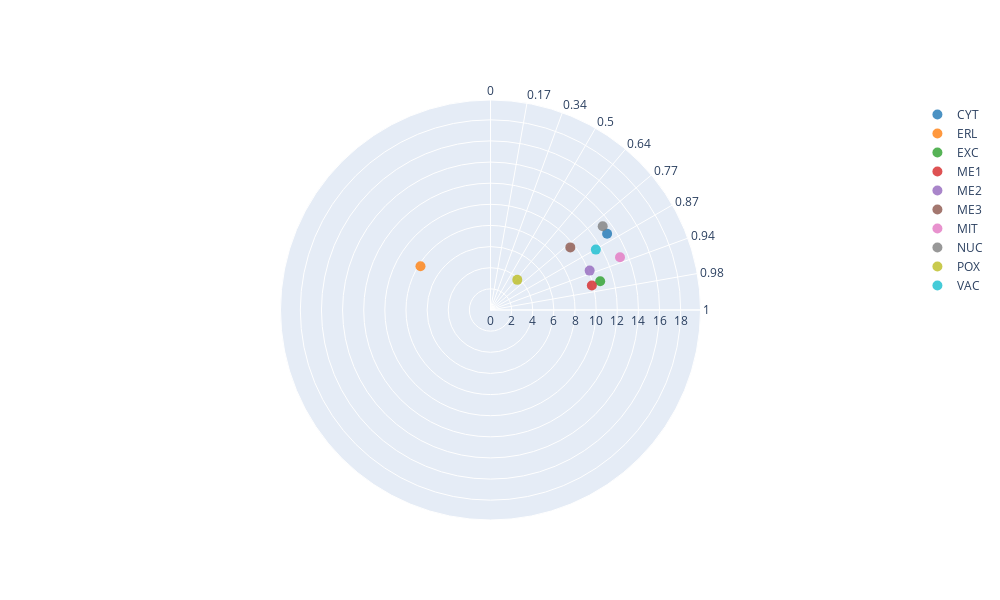

Notebook code for this chart:
### Code cell
import pandas as pd
import numpy as np
import plotly.graph_objects as go


grouped_data = merged_datasets[["UMAP_Component_1", "UMAP_Component_2", "localization_site"]].groupby('localization_site').mean().reset_index()

# Compute the metrics for the Taylor Diagram
grouped_data['Standard Deviation'] = np.sqrt(grouped_data['UMAP_Component_1']**2 + grouped_data['UMAP_Component_2']**2)
grouped_data['Angle'] = np.degrees(np.arctan2(grouped_data['UMAP_Component_2'], grouped_data['UMAP_Component_1']))
grouped_data['Correlation'] = np.cos(np.radians(grouped_data['Angle']))  # Using the cosine of the angle for correlation

# Define diagram range and tick settings
float_max_r = grouped_data["Standard Deviation"].max() * 1.5
np_angular_ticks = np.arange(0, 100, 10)
np_angular_labels = np.round(np.cos(np.radians(np_angular_ticks)), 2)

# Define Tableau 10 colors
tableau_colors = [
    '#1f77b4',  # Blue
    '#ff7f0e',  # Orange
    '#2ca02c',  # Green
    '#d62728',  # Red
    '#9467bd',  # Purple
    '#8c564b',  # Brown
    '#e377c2',  # Pink
    '#7f7f7f',  # Gray
    '#bcbd22',  # Olive
    '#17becf'   # Cyan
]

# Create a mapping of localization sites to colors
color_mapping = {site: tableau_colors[i % len(tableau_colors)] for i, site in enumerate(grouped_data['localization_site'])}

# Plotting Taylor Diagram
fig = go.Figure()

# Add each data point to the polar plot
for index, row in grouped_data.iterrows():
    fig.add_trace(
        go.Scatterpolar(
            r=[row["Standard Deviation"]],
            theta=[row["Angle"]],
            mode="markers",
            # mode="lines+markers",
            name=row["localization_site"],  # Using localization_site as label
            marker=dict(size=10, opacity=0.8, color=color_mapping[row["localization_site"]]),
            hovertemplate=f"Localization: {row['localization_site']}<br>"
                          f"Std Dev: {row['Standard Deviation']:.2f}<br>"
                          f"Correlation: {row['Correlation']:.2f}<extra></extra>"
        )
    )

# Update layout for the polar plot
fig.update_layout(
    polar=dict(
        radialaxis=dict(range=[0, float_max_r]),
        angularaxis=dict(
            tickvals=np_angular_ticks,
            ticktext=np_angular_labels,
            direction="counterclockwise",
        ),
    ),
    width=1000,
    height=600,
    # title="Taylor Diagram for UMAP Components by Localization Site"
)

fig.show()

### Figure 1 — Plotly figure (JSON) as saved in the notebook; plotly's stock layout.template omitted (floating-point values rounded to 4 significant figures)
{"data": [{"hovertemplate": "Localization: CYT<br>Std Dev: 13.19<br>Correlation: 0.84<extra></extra>", "marker": {"color": "#1f77b4", "opacity": 0.8, "size": 10}, "mode": "markers", "name": "CYT", "r": [13.19], "theta": [33.19], "type": "scatterpolar"}, {"hovertemplate": "Localization: ERL<br>Std Dev: 7.81<br>Correlation: -0.85<extra></extra>", "marker": {"color": "#ff7f0e", "opacity": 0.8, "size": 10}, "mode": "markers", "name": "ERL", "r": [7.811], "theta": [148.0], "type": "scatterpolar"}, {"hovertemplate": "Localization: EXC<br>Std Dev: 10.73<br>Correlation: 0.97<extra></extra>", "marker": {"color": "#2ca02c", "opacity": 0.8, "size": 10}, "mode": "markers", "name": "EXC", "r": [10.73], "theta": [14.66], "type": "scatterpolar"}, {"hovertemplate": "Localization: ME1<br>Std Dev: 9.87<br>Correlation: 0.97<extra></extra>", "marker": {"color": "#d62728", "opacity": 0.8, "size": 10}, "mode": "markers", "name": "ME1", "r": [9.87], "theta": [13.61], "type": "scatterpolar"}, {"hovertemplate": "Localization: ME2<br>Std Dev: 10.10<br>Correlation: 0.93<extra></extra>", "marker": {"color": "#9467bd", "opacity": 0.8, "size": 10}, "mode": "markers", "name": "ME2", "r": [10.1], "theta": [21.67], "type": "scatterpolar"}, {"hovertemplate": "Localization: ME3<br>Std Dev: 9.60<br>Correlation: 0.79<extra></extra>", "marker": {"color": "#8c564b", "opacity": 0.8, "size": 10}, "mode": "markers", "name": "ME3", "r": [9.602], "theta": [38.11], "type": "scatterpolar"}, {"hovertemplate": "Localization: MIT<br>Std Dev: 13.23<br>Correlation: 0.93<extra></extra>", "marker": {"color": "#e377c2", "opacity": 0.8, "size": 10}, "mode": "markers", "name": "MIT", "r": [13.23], "theta": [22.16], "type": "scatterpolar"}, {"hovertemplate": "Localization: NUC<br>Std Dev: 13.25<br>Correlation: 0.80<extra></extra>", "marker": {"color": "#7f7f7f", "opacity": 0.8, "size": 10}, "mode": "markers", "name": "NUC", "r": [13.25], "theta": [36.73], "type": "scatterpolar"}, {"hovertemplate": "Localization: POX<br>Std Dev: 3.82<br>Correlation: 0.66<extra></extra>", "marker": {"color": "#bcbd22", "opacity": 0.8, "size": 10}, "mode": "markers", "name": "POX", "r": [3.817], "theta": [48.37], "type": "scatterpolar"}, {"hovertemplate": "Localization: VAC<br>Std Dev: 11.49<br>Correlation: 0.87<extra></extra>", "marker": {"color": "#17becf", "opacity": 0.8, "size": 10}, "mode": "markers", "name": "VAC", "r": [11.49], "theta": [29.82], "type": "scatterpolar"}], "layout": {"height": 600, "polar": {"angularaxis": {"direction": "counterclockwise", "ticktext": [1, 0.98, 0.94, 0.87, 0.77, 0.64, 0.5, 0.34, 0.17, 0], "tickvals": [0, 10, 20, 30, 40, 50, 60, 70, 80, 90]}, "radialaxis": {"range": [0, 19.88]}}, "width": 1000}}
